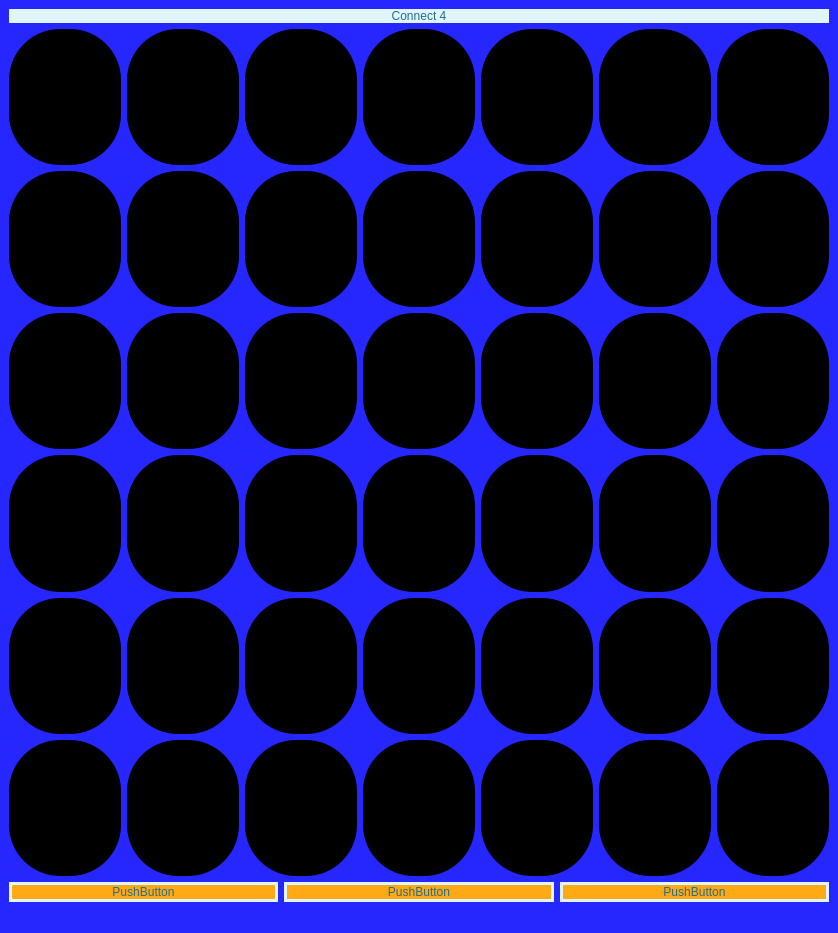
<?xml version="1.0" encoding="UTF-8"?>
<ui version="4.0">
 <class>GUI</class>
 <widget class="QMainWindow" name="GUI">
  <property name="geometry">
   <rect>
    <x>0</x>
    <y>0</y>
    <width>838</width>
    <height>933</height>
   </rect>
  </property>
  <property name="sizePolicy">
   <sizepolicy hsizetype="Fixed" vsizetype="Fixed">
    <horstretch>0</horstretch>
    <verstretch>0</verstretch>
   </sizepolicy>
  </property>
  <property name="minimumSize">
   <size>
    <width>800</width>
    <height>933</height>
   </size>
  </property>
  <property name="maximumSize">
   <size>
    <width>838</width>
    <height>933</height>
   </size>
  </property>
  <property name="windowTitle">
   <string>Connect Four</string>
  </property>
  <property name="styleSheet">
   <string notr="true">background-color: rgb(0, 0, 106);
background-color: rgb(255, 136, 38);
background-color: rgb(0, 0, 59);
background-color: (255, 175, 83);
background-color: rgb(38, 38, 255);
</string>
  </property>
  <widget class="QWidget" name="centralwidget">
   <layout class="QHBoxLayout" name="horizontalLayout_2">
    <item>
     <layout class="QVBoxLayout" name="verticalLayout" stretch="0,5,0">
      <item>
       <widget class="QLabel" name="label">
        <property name="styleSheet">
         <string notr="true">font: 87 63pt &quot;Source Code Pro Black&quot;;
background-color: rgb(223, 246, 255);
color: rgb(37, 109, 133);

border-radius: 15px;</string>
        </property>
        <property name="text">
         <string>Connect 4</string>
        </property>
        <property name="textFormat">
         <enum>Qt::PlainText</enum>
        </property>
        <property name="alignment">
         <set>Qt::AlignCenter</set>
        </property>
       </widget>
      </item>
      <item>
       <layout class="QGridLayout" name="gridLayout">
        <item row="2" column="6">
         <widget class="QLabel" name="l04">
          <property name="styleSheet">
           <string notr="true">background-color: rgb(0, 0, 0);
color: rgb(37, 109, 133);
border-radius:51px;
</string>
          </property>
          <property name="text">
           <string/>
          </property>
         </widget>
        </item>
        <item row="2" column="2">
         <widget class="QLabel" name="l44">
          <property name="styleSheet">
           <string notr="true">background-color: rgb(0, 0, 0);
color: rgb(37, 109, 133);
border-radius:51px;
</string>
          </property>
          <property name="text">
           <string/>
          </property>
         </widget>
        </item>
        <item row="2" column="4">
         <widget class="QLabel" name="l24">
          <property name="styleSheet">
           <string notr="true">background-color: rgb(0, 0, 0);
color: rgb(37, 109, 133);
border-radius:51px;
</string>
          </property>
          <property name="text">
           <string/>
          </property>
         </widget>
        </item>
        <item row="4" column="6">
         <widget class="QLabel" name="l02">
          <property name="styleSheet">
           <string notr="true">background-color: rgb(0, 0, 0);
color: rgb(37, 109, 133);
border-radius:51px;
</string>
          </property>
          <property name="text">
           <string/>
          </property>
         </widget>
        </item>
        <item row="3" column="6">
         <widget class="QLabel" name="l03">
          <property name="styleSheet">
           <string notr="true">background-color: rgb(0, 0, 0);
color: rgb(37, 109, 133);
border-radius:51px;
</string>
          </property>
          <property name="text">
           <string/>
          </property>
         </widget>
        </item>
        <item row="2" column="5">
         <widget class="QLabel" name="l14">
          <property name="styleSheet">
           <string notr="true">background-color: rgb(0, 0, 0);
color: rgb(37, 109, 133);
border-radius:51px;
</string>
          </property>
          <property name="text">
           <string/>
          </property>
         </widget>
        </item>
        <item row="5" column="1">
         <widget class="QLabel" name="l51">
          <property name="styleSheet">
           <string notr="true">background-color: rgb(0, 0, 0);
color: rgb(37, 109, 133);
border-radius:51px;
</string>
          </property>
          <property name="text">
           <string/>
          </property>
         </widget>
        </item>
        <item row="6" column="1">
         <widget class="QLabel" name="l50">
          <property name="styleSheet">
           <string notr="true">background-color: rgb(0, 0, 0);
color: rgb(37, 109, 133);
border-radius:51px;
</string>
          </property>
          <property name="text">
           <string/>
          </property>
         </widget>
        </item>
        <item row="3" column="5">
         <widget class="QLabel" name="l13">
          <property name="styleSheet">
           <string notr="true">background-color: rgb(0, 0, 0);
color: rgb(37, 109, 133);
border-radius:51px;
</string>
          </property>
          <property name="text">
           <string/>
          </property>
         </widget>
        </item>
        <item row="3" column="1">
         <widget class="QLabel" name="l53">
          <property name="styleSheet">
           <string notr="true">background-color: rgb(0, 0, 0);
color: rgb(37, 109, 133);
border-radius:51px;
</string>
          </property>
          <property name="text">
           <string/>
          </property>
         </widget>
        </item>
        <item row="4" column="1">
         <widget class="QLabel" name="l52">
          <property name="styleSheet">
           <string notr="true">background-color: rgb(0, 0, 0);
color: rgb(37, 109, 133);
border-radius:51px;
</string>
          </property>
          <property name="text">
           <string/>
          </property>
         </widget>
        </item>
        <item row="5" column="4">
         <widget class="QLabel" name="l21">
          <property name="styleSheet">
           <string notr="true">background-color: rgb(0, 0, 0);
color: rgb(37, 109, 133);
border-radius:51px;
</string>
          </property>
          <property name="text">
           <string/>
          </property>
         </widget>
        </item>
        <item row="4" column="2">
         <widget class="QLabel" name="l42">
          <property name="styleSheet">
           <string notr="true">background-color: rgb(0, 0, 0);
color: rgb(37, 109, 133);
border-radius:51px;
</string>
          </property>
          <property name="text">
           <string/>
          </property>
         </widget>
        </item>
        <item row="5" column="2">
         <widget class="QLabel" name="l41">
          <property name="styleSheet">
           <string notr="true">background-color: rgb(0, 0, 0);
color: rgb(37, 109, 133);
border-radius:51px;
</string>
          </property>
          <property name="text">
           <string/>
          </property>
         </widget>
        </item>
        <item row="6" column="2">
         <widget class="QLabel" name="l40">
          <property name="styleSheet">
           <string notr="true">background-color: rgb(0, 0, 0);
color: rgb(37, 109, 133);
border-radius:51px;
</string>
          </property>
          <property name="text">
           <string/>
          </property>
         </widget>
        </item>
        <item row="6" column="5">
         <widget class="QLabel" name="l10">
          <property name="styleSheet">
           <string notr="true">background-color: rgb(0, 0, 0);
color: rgb(37, 109, 133);
border-radius:51px;
</string>
          </property>
          <property name="text">
           <string/>
          </property>
         </widget>
        </item>
        <item row="2" column="1">
         <widget class="QLabel" name="l54">
          <property name="styleSheet">
           <string notr="true">background-color: rgb(0, 0, 0);
color: rgb(37, 109, 133);
border-radius:51px;
</string>
          </property>
          <property name="text">
           <string/>
          </property>
         </widget>
        </item>
        <item row="1" column="1">
         <widget class="QLabel" name="l55">
          <property name="styleSheet">
           <string notr="true">background-color: rgb(0, 0, 0);
color: rgb(37, 109, 133);
border-radius:51px;
</string>
          </property>
          <property name="text">
           <string/>
          </property>
         </widget>
        </item>
        <item row="3" column="0">
         <widget class="QLabel" name="l63">
          <property name="styleSheet">
           <string notr="true">background-color: rgb(0, 0, 0);
color: rgb(37, 109, 133);
border-radius:51px;
</string>
          </property>
          <property name="text">
           <string/>
          </property>
         </widget>
        </item>
        <item row="3" column="3">
         <widget class="QLabel" name="l33">
          <property name="styleSheet">
           <string notr="true">background-color: rgb(0, 0, 0);
color: rgb(37, 109, 133);
border-radius:51px;
</string>
          </property>
          <property name="text">
           <string/>
          </property>
         </widget>
        </item>
        <item row="3" column="4">
         <widget class="QLabel" name="l23">
          <property name="styleSheet">
           <string notr="true">background-color: rgb(0, 0, 0);
color: rgb(37, 109, 133);
border-radius:51px;
</string>
          </property>
          <property name="text">
           <string/>
          </property>
         </widget>
        </item>
        <item row="4" column="5">
         <widget class="QLabel" name="l12">
          <property name="styleSheet">
           <string notr="true">background-color: rgb(0, 0, 0);
color: rgb(37, 109, 133);
border-radius:51px;
</string>
          </property>
          <property name="text">
           <string/>
          </property>
         </widget>
        </item>
        <item row="5" column="6">
         <widget class="QLabel" name="l01">
          <property name="styleSheet">
           <string notr="true">background-color: rgb(0, 0, 0);
color: rgb(37, 109, 133);
border-radius:51px;
</string>
          </property>
          <property name="text">
           <string/>
          </property>
         </widget>
        </item>
        <item row="4" column="4">
         <widget class="QLabel" name="l22">
          <property name="styleSheet">
           <string notr="true">background-color: rgb(0, 0, 0);
color: rgb(37, 109, 133);
border-radius:51px;
</string>
          </property>
          <property name="text">
           <string/>
          </property>
         </widget>
        </item>
        <item row="4" column="3">
         <widget class="QLabel" name="l32">
          <property name="styleSheet">
           <string notr="true">background-color: rgb(0, 0, 0);
color: rgb(37, 109, 133);
border-radius:51px;
</string>
          </property>
          <property name="text">
           <string/>
          </property>
         </widget>
        </item>
        <item row="6" column="3">
         <widget class="QLabel" name="l30">
          <property name="styleSheet">
           <string notr="true">background-color: rgb(0, 0, 0);
color: rgb(37, 109, 133);
border-radius:51px;
</string>
          </property>
          <property name="text">
           <string/>
          </property>
         </widget>
        </item>
        <item row="1" column="2">
         <widget class="QLabel" name="l45">
          <property name="styleSheet">
           <string notr="true">background-color: rgb(0, 0, 0);
color: rgb(37, 109, 133);
border-radius:51px;
</string>
          </property>
          <property name="text">
           <string/>
          </property>
         </widget>
        </item>
        <item row="1" column="3">
         <widget class="QLabel" name="l35">
          <property name="styleSheet">
           <string notr="true">background-color: rgb(0, 0, 0);
color: rgb(37, 109, 133);
border-radius:51px;
</string>
          </property>
          <property name="text">
           <string/>
          </property>
         </widget>
        </item>
        <item row="5" column="3">
         <widget class="QLabel" name="l31">
          <property name="styleSheet">
           <string notr="true">background-color: rgb(0, 0, 0);
color: rgb(37, 109, 133);
border-radius:51px;
</string>
          </property>
          <property name="text">
           <string/>
          </property>
         </widget>
        </item>
        <item row="6" column="4">
         <widget class="QLabel" name="l20">
          <property name="styleSheet">
           <string notr="true">background-color: rgb(0, 0, 0);
color: rgb(37, 109, 133);
border-radius:51px;
</string>
          </property>
          <property name="text">
           <string/>
          </property>
         </widget>
        </item>
        <item row="2" column="3">
         <widget class="QLabel" name="l34">
          <property name="styleSheet">
           <string notr="true">background-color: rgb(0, 0, 0);
color: rgb(37, 109, 133);
border-radius:51px;
</string>
          </property>
          <property name="text">
           <string/>
          </property>
         </widget>
        </item>
        <item row="6" column="6">
         <widget class="QLabel" name="l00">
          <property name="styleSheet">
           <string notr="true">background-color: rgb(0, 0, 0);
color: rgb(37, 109, 133);
border-radius:51px;
</string>
          </property>
          <property name="text">
           <string/>
          </property>
         </widget>
        </item>
        <item row="3" column="2">
         <widget class="QLabel" name="l43">
          <property name="styleSheet">
           <string notr="true">background-color: rgb(0, 0, 0);
color: rgb(37, 109, 133);
border-radius:51px;
</string>
          </property>
          <property name="text">
           <string/>
          </property>
         </widget>
        </item>
        <item row="5" column="5">
         <widget class="QLabel" name="l11">
          <property name="styleSheet">
           <string notr="true">background-color: rgb(0, 0, 0);
color: rgb(37, 109, 133);
border-radius:51px;
</string>
          </property>
          <property name="text">
           <string/>
          </property>
         </widget>
        </item>
        <item row="1" column="4">
         <widget class="QLabel" name="l25">
          <property name="styleSheet">
           <string notr="true">background-color: rgb(0, 0, 0);
color: rgb(37, 109, 133);
border-radius:51px;
</string>
          </property>
          <property name="text">
           <string/>
          </property>
         </widget>
        </item>
        <item row="1" column="5">
         <widget class="QLabel" name="l15">
          <property name="styleSheet">
           <string notr="true">background-color: rgb(0, 0, 0);
color: rgb(37, 109, 133);
border-radius:51px;
</string>
          </property>
          <property name="text">
           <string/>
          </property>
         </widget>
        </item>
        <item row="1" column="6">
         <widget class="QLabel" name="l05">
          <property name="styleSheet">
           <string notr="true">background-color: rgb(0, 0, 0);
color: rgb(37, 109, 133);
border-radius:51px;
</string>
          </property>
          <property name="text">
           <string/>
          </property>
         </widget>
        </item>
        <item row="6" column="0">
         <widget class="QLabel" name="l60">
          <property name="styleSheet">
           <string notr="true">background-color: rgb(0, 0, 0);
color: rgb(37, 109, 133);
border-radius:51px;
</string>
          </property>
          <property name="text">
           <string/>
          </property>
         </widget>
        </item>
        <item row="5" column="0">
         <widget class="QLabel" name="l61">
          <property name="styleSheet">
           <string notr="true">background-color: rgb(0, 0, 0);
color: rgb(37, 109, 133);
border-radius:51px;
</string>
          </property>
          <property name="text">
           <string/>
          </property>
         </widget>
        </item>
        <item row="4" column="0">
         <widget class="QLabel" name="l62">
          <property name="styleSheet">
           <string notr="true">background-color: rgb(0, 0, 0);
color: rgb(37, 109, 133);
border-radius:51px;
</string>
          </property>
          <property name="text">
           <string/>
          </property>
         </widget>
        </item>
        <item row="2" column="0">
         <widget class="QLabel" name="l64">
          <property name="styleSheet">
           <string notr="true">background-color: rgb(0, 0, 0);
color: rgb(37, 109, 133);
border-radius:51px;
</string>
          </property>
          <property name="text">
           <string/>
          </property>
         </widget>
        </item>
        <item row="1" column="0">
         <widget class="QLabel" name="l65">
          <property name="styleSheet">
           <string notr="true">background-color: rgb(0, 0, 0);
color: rgb(37, 109, 133);
border-radius:51px;
</string>
          </property>
          <property name="text">
           <string/>
          </property>
         </widget>
        </item>
       </layout>
      </item>
      <item>
       <layout class="QHBoxLayout" name="horizontalLayout">
        <item>
         <widget class="QPushButton" name="B1">
          <property name="styleSheet">
           <string notr="true">QPushButton {font: 87 26pt &quot;Source Code Pro Black&quot;;
background-color: rgb(255, 169, 20);
color: rgb(37, 109, 133);
border: 3px solid rgb(223, 246, 255);
border-radius: 20px;
}
QPushButton:hover{font: 87 26pt &quot;Source Code Pro Black&quot;;
background-color: rgb(207, 137, 16);
color: rgb(37, 109, 133);
border: 3px solid rgb(223, 246, 255);
border-radius: 20px;
}</string>
          </property>
          <property name="text">
           <string>PushButton</string>
          </property>
         </widget>
        </item>
        <item>
         <widget class="QPushButton" name="B2">
          <property name="styleSheet">
           <string notr="true">QPushButton {font: 87 26pt &quot;Source Code Pro Black&quot;;
background-color: rgb(255, 169, 20);
color: rgb(37, 109, 133);
border: 3px solid rgb(223, 246, 255);
border-radius: 20px;
}
QPushButton:hover{font: 87 26pt &quot;Source Code Pro Black&quot;;
background-color: rgb(207, 137, 16);
color: rgb(37, 109, 133);
border: 3px solid rgb(223, 246, 255);
border-radius: 20px;
}</string>
          </property>
          <property name="text">
           <string>PushButton</string>
          </property>
         </widget>
        </item>
        <item>
         <widget class="QPushButton" name="B3">
          <property name="styleSheet">
           <string notr="true">QPushButton {font: 87 26pt &quot;Source Code Pro Black&quot;;
background-color: rgb(255, 169, 20);
color: rgb(37, 109, 133);
border: 3px solid rgb(223, 246, 255);
border-radius: 20px;
}
QPushButton:hover{font: 87 26pt &quot;Source Code Pro Black&quot;;
background-color: rgb(207, 137, 16);
color: rgb(37, 109, 133);
border: 3px solid rgb(223, 246, 255);
border-radius: 20px;
}</string>
          </property>
          <property name="text">
           <string>PushButton</string>
          </property>
         </widget>
        </item>
       </layout>
      </item>
     </layout>
    </item>
   </layout>
  </widget>
  <widget class="QMenuBar" name="menubar">
   <property name="geometry">
    <rect>
     <x>0</x>
     <y>0</y>
     <width>838</width>
     <height>26</height>
    </rect>
   </property>
  </widget>
  <widget class="QStatusBar" name="statusbar"/>
 </widget>
 <resources/>
 <connections/>
</ui>
